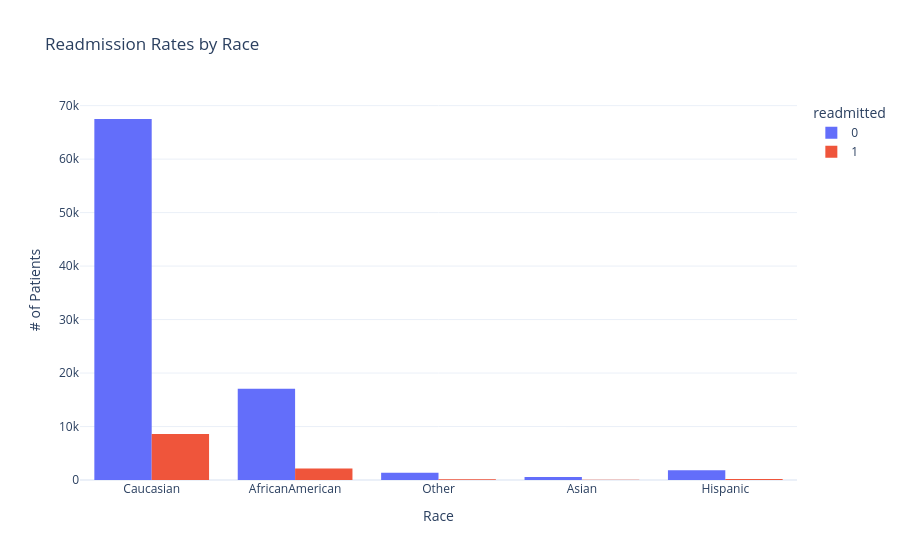

Write notebook code for a chart like this one.
### Markdown cell above
According to this visual, a greater proportion of Asian men were readmitted within 30 days than Asian women. Hispanic men also have higher rates than Hispanic women, while men with race Other are at lower risk than women with race Other. Rehospitalization rates among men and women are similar for African American and Caucasian patients. I expect this is due to larger sample sizes.

### Code cell
fig = px.histogram(df, x = 'race', color = 'readmitted', template = 'plotly_white', barmode = 'group', 
                  title = 'Readmission Rates by Race')

fig.update_layout(xaxis_title = 'Race', yaxis_title = '# of Patients')

fig.show()

### Figure 1 — Plotly figure (JSON) as saved in the notebook; plotly's stock layout.template omitted (floating-point values rounded to 4 significant figures; data arrays with more than 128 entries replaced by an {"elided": "..."} marker saying what was removed)
{"data": [{"alignmentgroup": "True", "bingroup": "x", "hovertemplate": "readmitted=0<br>race=%{x}<br>count=%{y}<extra></extra>", "legendgroup": "0", "marker": {"color": "#636efa", "pattern": {"shape": ""}}, "name": "0", "offsetgroup": "0", "orientation": "v", "showlegend": true, "type": "histogram", "x": {"elided": "90393 str values"}, "xaxis": "x", "yaxis": "y"}, {"alignmentgroup": "True", "bingroup": "x", "hovertemplate": "readmitted=1<br>race=%{x}<br>count=%{y}<extra></extra>", "legendgroup": "1", "marker": {"color": "#EF553B", "pattern": {"shape": ""}}, "name": "1", "offsetgroup": "1", "orientation": "v", "showlegend": true, "type": "histogram", "x": {"elided": "11352 str values"}, "xaxis": "x", "yaxis": "y"}], "layout": {"autosize": true, "barmode": "group", "legend": {"title": {"text": "readmitted"}, "tracegroupgap": 0}, "title": {"text": "Readmission Rates by Race"}, "xaxis": {"anchor": "y", "autorange": true, "domain": [0, 1], "range": [-0.5, 4.5], "showspikes": false, "title": {"text": "Race"}, "type": "category"}, "yaxis": {"anchor": "x", "autorange": true, "domain": [0, 1], "range": [0, 71050.0], "showspikes": false, "title": {"text": "# of Patients"}}}}
